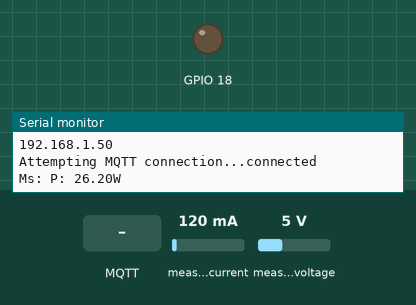
Simulated run of this sketch. Board: ESP32. Shown: output pins drawn as LEDs (lit = HIGH), the last lines printed to the serial monitor. The inputs (shaded band) are chosen by the test bench; at power-on: measured current 120 mA, measured voltage 5 V. WiFi joins after 1.5 s; servers stay silent unless stated; random numbers use the default seed unless the sketch sets one; no MQTT or app messages arrive unless stated.

Above: at 2.7 s.
2.8 s: MQTT message "1" arrives on the first subscribed topic
At 7.3 s:
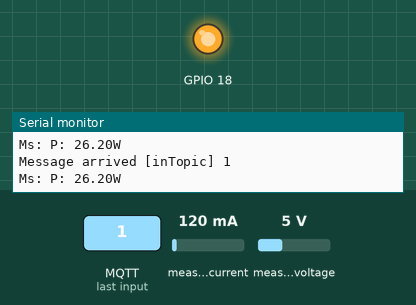
8.1 s: MQTT message "0" arrives on the first subscribed topic
At 12.4 s:
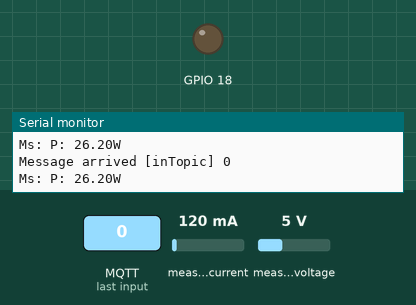
Timing chart, 0 to 13.9 s (numbered marks = the images above; inputs shaded):
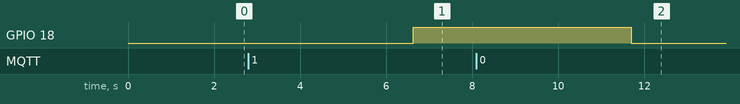

Measured:
- after the input at 2.8 s, GPIO 18: LOW → HIGH after 3.8 s
- after the input at 8.1 s, GPIO 18: HIGH → LOW after 3.6 s

The sketch:

PZEM004T_ESP32-NODERED.ino
```cpp
/*******************************************************************
*  Firmware final del proyecto del curso Diseño de Dispositivos IoT *
*                                                                   *
*  Por:                                                             *
*  - Juan Pablo Osuna Bonilla                                       *
*  - Laura Daniela Cruz Ducuara                                     *
*  - Christian Cardona Sanchez                                      *
*  - Geradeyra Acevedo Sierra                                       *
********************************************************************/


/*Se incluyen las librería necesarias para el programa*/
#include <WiFi.h>
#include <PubSubClient.h>
#include <PZEM004Tv30.h>
#include <math.h>


/* Credenciales para la comunicación a la red WiFi*/
const char* ssid = "LDCroos";
const char* password = "02276lau";
const char* mqtt_server = "broker.emqx.io";


/*Definición de constantes, variables y objetos que se van a utilizar en el programa*/
WiFiClient espClient;
PubSubClient client(espClient);
unsigned long lastMsg = 0;
#define MSG_BUFFER_SIZE    (110)
char msg[MSG_BUFFER_SIZE];
int value = 0;

PZEM004Tv30 pzem(Serial2, 16, 17);

/**************************************************************
*            FUNCIÓN PARA CONFIGURAR EL WIFI                  *
***************************************************************/
void setup_wifi() {
  delay(10);
  Serial.println();
  Serial.print("Connecting to ");
  Serial.println(ssid);
  WiFi.mode(WIFI_STA);
  WiFi.begin(ssid, password); //Se inicializa con la credenciales

  while (WiFi.status() != WL_CONNECTED) {
    delay(500);
    Serial.print(".");
  }

  randomSeed(micros());

  Serial.println("");
  Serial.println("WiFi connected");
  Serial.println("IP address: ");
  Serial.println(WiFi.localIP());
}

/**************************************************************
*                   FUNCIÓN DE CALLBACK                       *
***************************************************************/

void callback(char* topic, byte* payload, unsigned int length) {
  Serial.print("Message arrived [");
  Serial.print(topic);
  Serial.print("] ");
  for (int i = 0; i < length; i++) {
    Serial.print((char)payload[i]);
  }
  Serial.println();

  /*Condicional para enviar un HIGH o LOW al pin de control del módulo relé
   *para accionar el bombillo, con respecto al valor del tópico que ingresa*/
  if ((char)payload[0] == '1') {
    digitalWrite(18, HIGH);
  } else {
    digitalWrite(18, LOW);  // Turn the LED off by making the voltage HIGH
  }

}

/**************************************************************
*                   FUNCIÓN DE RECONEXIÓN                     *
***************************************************************/

void reconnect() {
  while (!client.connected()) {
    Serial.print("Attempting MQTT connection...");
    String clientId = "ESP8266Client-";
    clientId += String(random(0xffff), HEX);
    if (client.connect(clientId.c_str())) {
      Serial.println("connected");
      //Suscripción al tópico "inTopic"
      client.subscribe("inTopic");
    } else {
      Serial.print("failed, rc=");
      Serial.print(client.state());
      Serial.println(" try again in 5 seconds");
      delay(5000);
    }
  }
}

/**************************************************************
*                       FUNCIÓN SETUP                         *
***************************************************************/

void setup(){
  //Se configura el pin de control del módulo relé (18) como salida.
  pinMode(18, OUTPUT);
  Serial.begin(115200);
  //Se configura el WiFi
  setup_wifi();
  //Se configura el servidor para mqtt en el puerto 1883
  client.setServer(mqtt_server, 1883);
  client.setCallback(callback);
}

/**************************************************************
*                       FUNCIÓN LOOP                          *
***************************************************************/

void loop() {
  if (!client.connected()) {
    reconnect();
  }
  client.loop();
  //Se calculan los parámetros de la energía mediante el sensor PZEM-004T
  float voltage = pzem.voltage();
  float current = pzem.current();
  float power = pzem.power();
  float energy = pzem.energy();
  float frequency = pzem.frequency();
  float pf = pzem.pf();
  float pot_apa = voltage*current;
  float pot_act = pot_apa*pf;
  float pot_rea = sqrtf(pow(pot_apa, 2) - pow(pot_act, 2));


  if (!isnan(voltage) && !isnan(current) && !isnan(power) && !isnan(energy) && !isnan(frequency) && !isnan(pf) && !isnan(pot_act) && !isnan(pot_rea) && !isnan(pot_apa)) {

    snprintf (msg, MSG_BUFFER_SIZE, "V: %.2fV, C: %.2fA, P: %.2fW, E: %.3fkWh, F: %.1fHz, PF: %.2f, PAC: %.2fW, PRAC: %.2fVAR, PAP: %.2fVA ", voltage, current, power, energy, frequency, pf, pot_act, pot_rea, pot_apa);
    snprintf (msg, MSG_BUFFER_SIZE, "P: %.2fW", power);
    Serial.print("Ms: ");
    Serial.println(msg);
    //Conversión de los parámetros calculados a String
    String volt = String(voltage);
    String curr = String(current);
    String powr = String(power);
    String ener = String(energy);
    String frec = String(frequency);
    String pfac = String(pf);
    String pac = String(pot_act);
    String prac = String(pot_rea);
    String pap = String(pot_apa);
    //Envío de los datos al cliente MQTT mediante sus respectivos tópicos
    client.publish("/voltaje", volt.c_str());
    client.publish("/current", curr.c_str());
    client.publish("/power", powr.c_str());
    client.publish("/energy", ener.c_str());
    client.publish("/frequency", frec.c_str());
    client.publish("/pf", pfac.c_str());
    client.publish("/pot_act", pac.c_str());
    client.publish("/pot_rea", prac.c_str());
    client.publish("/pot_apa", pap.c_str());
  }
  delay(5000);
}
```
